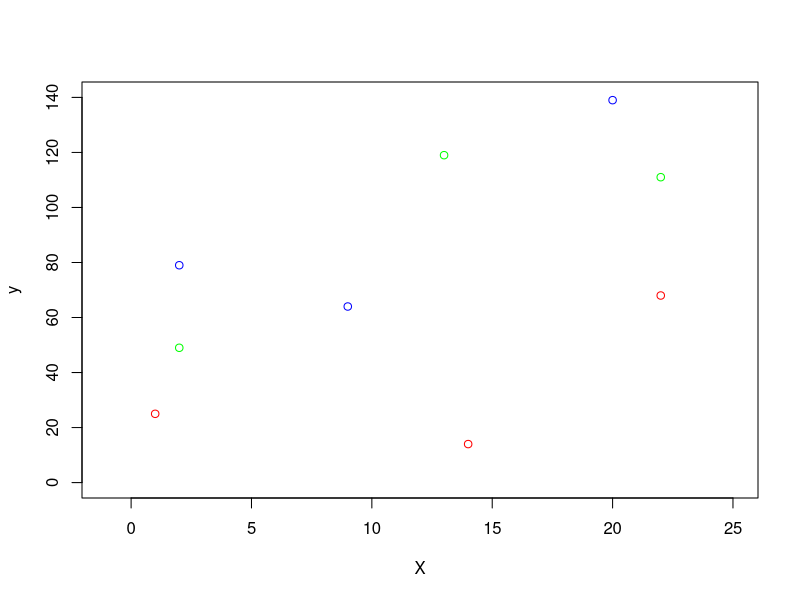

Recreate this plot in R.
# 1. Linear models and Poisson GLM in R and JAGS
## required data falcons.txt

y <- c(25, 14, 68, 79, 64, 139, 49, 119, 111)
A <- factor(c(1, 1, 1, 2, 2, 2, 3, 3, 3))
X <- c(1, 14, 22, 2, 9, 20, 2, 13, 22)
plot(X, y, col = c(rep("red", 3), rep("blue", 3), rep("green", 3)), xlim = c(-1, 25), ylim = c(0, 140))

